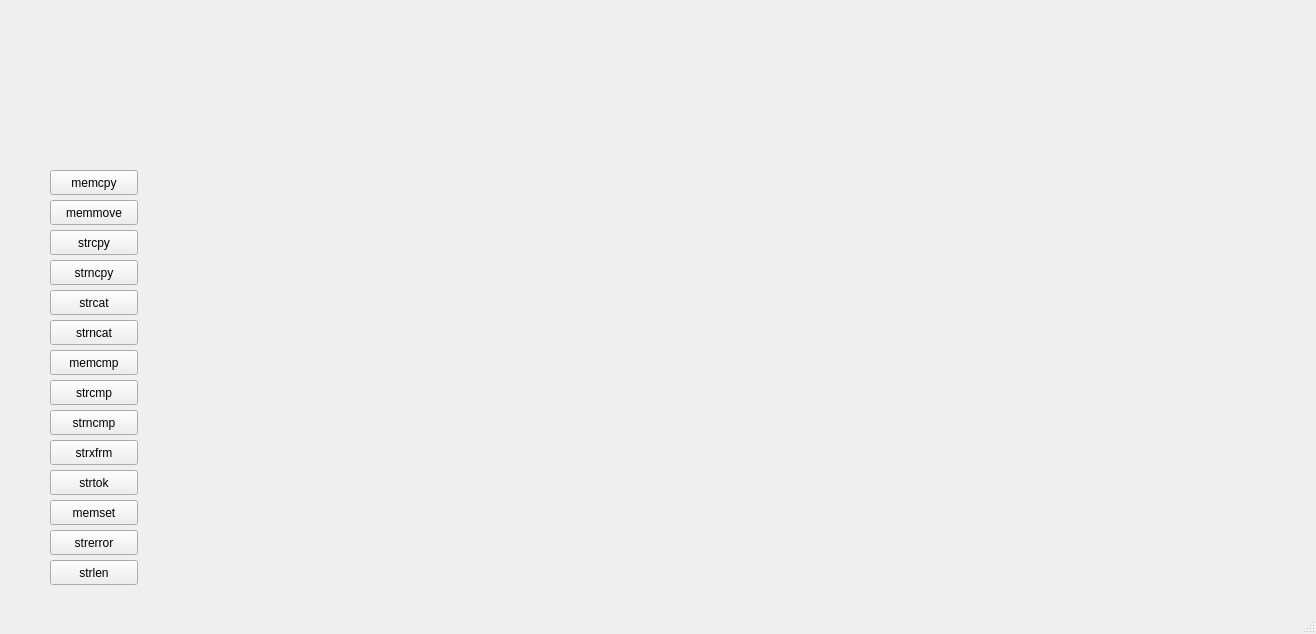
<?xml version="1.0" encoding="UTF-8"?>
<ui version="4.0">
 <class>MainWindow</class>
 <widget class="QMainWindow" name="MainWindow">
  <property name="geometry">
   <rect>
    <x>0</x>
    <y>0</y>
    <width>1316</width>
    <height>634</height>
   </rect>
  </property>
  <property name="windowTitle">
   <string>MainWindow</string>
  </property>
  <widget class="QWidget" name="centralwidget">
   <widget class="QLabel" name="label">
    <property name="geometry">
     <rect>
      <x>50</x>
      <y>70</y>
      <width>391</width>
      <height>51</height>
     </rect>
    </property>
    <property name="text">
     <string/>
    </property>
   </widget>
   <widget class="QPushButton" name="pushButton">
    <property name="geometry">
     <rect>
      <x>50</x>
      <y>170</y>
      <width>88</width>
      <height>25</height>
     </rect>
    </property>
    <property name="text">
     <string>memcpy</string>
    </property>
   </widget>
   <widget class="QPushButton" name="pushButton_2">
    <property name="geometry">
     <rect>
      <x>50</x>
      <y>200</y>
      <width>88</width>
      <height>25</height>
     </rect>
    </property>
    <property name="text">
     <string>memmove</string>
    </property>
   </widget>
   <widget class="QPushButton" name="pushButton_3">
    <property name="geometry">
     <rect>
      <x>50</x>
      <y>230</y>
      <width>88</width>
      <height>25</height>
     </rect>
    </property>
    <property name="text">
     <string>strcpy</string>
    </property>
   </widget>
   <widget class="QPushButton" name="pushButton_4">
    <property name="geometry">
     <rect>
      <x>50</x>
      <y>260</y>
      <width>88</width>
      <height>25</height>
     </rect>
    </property>
    <property name="text">
     <string>strncpy</string>
    </property>
   </widget>
   <widget class="QPushButton" name="pushButton_5">
    <property name="geometry">
     <rect>
      <x>50</x>
      <y>290</y>
      <width>88</width>
      <height>25</height>
     </rect>
    </property>
    <property name="text">
     <string>strcat</string>
    </property>
   </widget>
   <widget class="QPushButton" name="pushButton_6">
    <property name="geometry">
     <rect>
      <x>50</x>
      <y>320</y>
      <width>88</width>
      <height>25</height>
     </rect>
    </property>
    <property name="text">
     <string>strncat</string>
    </property>
   </widget>
   <widget class="QPushButton" name="pushButton_7">
    <property name="geometry">
     <rect>
      <x>50</x>
      <y>350</y>
      <width>88</width>
      <height>25</height>
     </rect>
    </property>
    <property name="text">
     <string>memcmp</string>
    </property>
   </widget>
   <widget class="QPushButton" name="pushButton_8">
    <property name="geometry">
     <rect>
      <x>50</x>
      <y>380</y>
      <width>88</width>
      <height>25</height>
     </rect>
    </property>
    <property name="text">
     <string>strcmp</string>
    </property>
   </widget>
   <widget class="QPushButton" name="pushButton_10">
    <property name="geometry">
     <rect>
      <x>50</x>
      <y>440</y>
      <width>88</width>
      <height>25</height>
     </rect>
    </property>
    <property name="text">
     <string>strxfrm</string>
    </property>
   </widget>
   <widget class="QPushButton" name="pushButton_11">
    <property name="geometry">
     <rect>
      <x>50</x>
      <y>470</y>
      <width>88</width>
      <height>25</height>
     </rect>
    </property>
    <property name="text">
     <string>strtok</string>
    </property>
   </widget>
   <widget class="QPushButton" name="pushButton_12">
    <property name="geometry">
     <rect>
      <x>50</x>
      <y>500</y>
      <width>88</width>
      <height>25</height>
     </rect>
    </property>
    <property name="text">
     <string>memset</string>
    </property>
   </widget>
   <widget class="QPushButton" name="pushButton_13">
    <property name="geometry">
     <rect>
      <x>50</x>
      <y>530</y>
      <width>88</width>
      <height>25</height>
     </rect>
    </property>
    <property name="text">
     <string>strerror</string>
    </property>
   </widget>
   <widget class="QPushButton" name="pushButton_14">
    <property name="geometry">
     <rect>
      <x>50</x>
      <y>560</y>
      <width>88</width>
      <height>25</height>
     </rect>
    </property>
    <property name="text">
     <string>strlen</string>
    </property>
   </widget>
   <widget class="QPushButton" name="pushButton_9">
    <property name="geometry">
     <rect>
      <x>50</x>
      <y>410</y>
      <width>88</width>
      <height>25</height>
     </rect>
    </property>
    <property name="text">
     <string>strncmp</string>
    </property>
   </widget>
   <widget class="QLabel" name="label_2">
    <property name="geometry">
     <rect>
      <x>290</x>
      <y>60</y>
      <width>251</width>
      <height>31</height>
     </rect>
    </property>
    <property name="text">
     <string/>
    </property>
   </widget>
  </widget>
  <widget class="QMenuBar" name="menubar">
   <property name="geometry">
    <rect>
     <x>0</x>
     <y>0</y>
     <width>1316</width>
     <height>22</height>
    </rect>
   </property>
  </widget>
  <widget class="QStatusBar" name="statusbar"/>
 </widget>
 <resources/>
 <connections/>
</ui>
